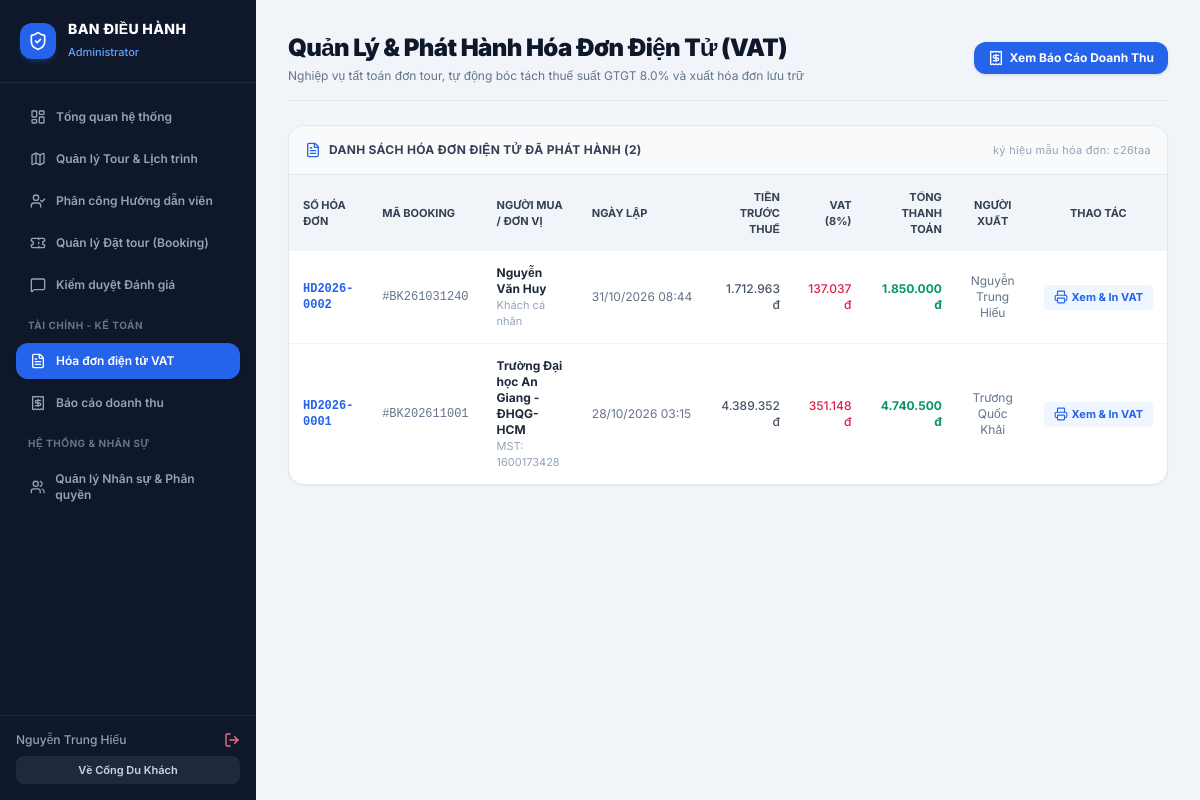
The app's page /modules/accounting/invoices_list.php (signed in) with its own data.
### tables this page shows
CREATE TABLE IF NOT EXISTS `invoices` (
  `invoice_id` int NOT NULL AUTO_INCREMENT,
  `booking_id` int NOT NULL COMMENT 'Liên kết đơn đặt tour',
  `invoice_number` varchar(30) NOT NULL COMMENT 'Số hóa đơn (VD: HD2026-0001)',
  `invoice_series` varchar(20) NOT NULL DEFAULT 'C26TAA' COMMENT 'Ký hiệu mẫu hóa đơn',
  `issue_date` timestamp NULL DEFAULT CURRENT_TIMESTAMP COMMENT 'Ngày lập hóa đơn',
  `buyer_name` varchar(150) NOT NULL COMMENT 'Tên người mua / Đại diện đoàn',
  `company_name` varchar(255) DEFAULT NULL COMMENT 'Tên đơn vị / Cơ quan cần xuất hóa đơn VAT',
  `tax_code` varchar(30) DEFAULT NULL COMMENT 'Mã số thuế doanh nghiệp',
  `company_address` varchar(255) DEFAULT NULL COMMENT 'Địa chỉ cơ quan theo ĐKKD',
  `buyer_email` varchar(100) NOT NULL COMMENT 'Email nhận hóa đơn điện tử',
  `payment_method` enum('Chuyển khoản','Tiền mặt','VNPAY','Thẻ tín dụng') DEFAULT 'Chuyển khoản',
  `subtotal_amount` decimal(12,0) NOT NULL COMMENT 'Tổng tiền trước thuế',
  `vat_rate` decimal(4,1) DEFAULT '8.0' COMMENT 'Thuế suất VAT (%) (VD: 8% hoặc 10%)',
  `vat_amount` decimal(12,0) NOT NULL COMMENT 'Tiền thuế VAT',
  `total_amount` decimal(12,0) NOT NULL COMMENT 'Tổng cộng tiền thanh toán',
  `status` enum('Đã phát hành','Chờ duyệt','Đã hủy') DEFAULT 'Đã phát hành',
  `created_by` int DEFAULT NULL COMMENT 'Nhân viên kế toán xuất hóa đơn',
  PRIMARY KEY (`invoice_id`),
  UNIQUE KEY `invoice_number` (`invoice_number`),
  KEY `booking_id` (`booking_id`),
  KEY `created_by` (`created_by`)
);

CREATE TABLE IF NOT EXISTS `bookings` (
  `booking_id` int NOT NULL AUTO_INCREMENT,
  `booking_code` varchar(20) NOT NULL COMMENT 'Mã đơn: BK202611001',
  `departure_id` int NOT NULL,
  `customer_id` int NOT NULL,
  `promotion_id` int DEFAULT NULL,
  `booking_date` timestamp NULL DEFAULT CURRENT_TIMESTAMP,
  `num_adults` int NOT NULL DEFAULT '1',
  `num_children` int NOT NULL DEFAULT '0',
  `num_infants` int NOT NULL DEFAULT '0',
  `subtotal` decimal(12,0) NOT NULL,
  `discount_amount` decimal(12,0) DEFAULT '0',
  `total_amount` decimal(12,0) NOT NULL,
  `paid_amount` decimal(12,0) DEFAULT '0',
  `payment_status` enum('Chưa thanh toán','Đã đặt cọc','Đã thanh toán đủ','Đã hoàn tiền') DEFAULT 'Chưa thanh toán',
  `booking_status` enum('Chờ duyệt','Đã xác nhận','Đang đi tour','Hoàn tất','Đã hủy') DEFAULT 'Chờ duyệt',
  `special_notes` text COMMENT 'Yêu cầu ăn chay, ghế ngồi phía trước...',
  `is_rewarded` tinyint(1) NOT NULL DEFAULT '0' COMMENT '1: Đã cộng điểm thưởng tích lũy',
  PRIMARY KEY (`booking_id`),
  UNIQUE KEY `booking_code` (`booking_code`),
  KEY `departure_id` (`departure_id`),
  KEY `promotion_id` (`promotion_id`),
  KEY `idx_bookings_customer` (`customer_id`),
  KEY `idx_bookings_status` (`booking_status`,`payment_status`)
);

### modules/accounting/invoices_list.php (the view, shortened to what this page needs)
<?php
require_once __DIR__ . '/../../config/database.php';
$sqlInvoices = "SELECT i.*, b.booking_code,
                       (SELECT u.fullname FROM users u WHERE u.user_id = i.created_by) AS accountant_name
                FROM invoices i, bookings b
                WHERE i.booking_id = b.booking_id
                ORDER BY i.invoice_id DESC";
$invoices = $pdo->query($sqlInvoices)->fetchAll();
include '../../includes/header.php';
?>
<div class="flex min-h-screen bg-slate-100">
    <?php include '../../includes/admin_sidebar.php'; ?>
    <main class="flex-1 p-8 space-y-6 overflow-y-auto">
        <div class="flex flex-col sm:flex-row sm:items-center sm:justify-between gap-4 border-b border-slate-200 pb-4">
            <div>
                <h1 class="text-2xl font-black text-slate-900 tracking-tight">Quản Lý & Phát Hành Hóa Đơn Điện Tử (VAT)</h1>
                <p class="text-xs text-slate-500 mt-1">Nghiệp vụ tất toán đơn tour, tự động bóc tách thuế suất GTGT 8.0% và xuất hóa đơn lưu trữ</p>
            </div>
            <a href="<?= BASE_URL ?>modules/accounting/revenue_report.php" class="bg-blue-600 hover:bg-blue-700 text-white font-bold text-xs px-3.5 py-2 rounded-xl transition shadow flex items-center gap-1.5">
                <i data-lucide="receipt" class="w-4 h-4"></i> Xem Báo Cáo Doanh Thu
            </a>
        </div>
        <div class="bg-white rounded-2xl shadow-sm border border-slate-200 overflow-hidden">
            <div class="p-4 bg-slate-50 border-b border-slate-200 font-bold text-xs text-slate-700 uppercase tracking-wide flex items-center justify-between">
                <span class="flex items-center gap-2">
                    <i data-lucide="file-text" class="w-4 h-4 text-blue-600"></i> Danh Sách Hóa Đơn Điện Tử Đã Phát Hành (<?= count($invoices) ?>)
                </span>
                <span class="text-slate-400 font-normal lowercase text-[11px]">Ký hiệu mẫu hóa đơn: C26TAA</span>
            </div>
            <div class="overflow-x-auto">
                <table class="w-full text-left text-xs text-slate-600">
                    <thead class="bg-slate-100 text-slate-700 uppercase font-bold text-[11px]">
                        <tr>
                            <th class="p-3.5">Số Hóa Đơn</th>
                            <th class="p-3.5">Mã Booking</th>
                            <th class="p-3.5">Người Mua / Đơn Vị</th>
                            <th class="p-3.5">Ngày Lập</th>
                            <th class="p-3.5 text-right">Tiền Trước Thuế</th>
                            <th class="p-3.5 text-right">VAT (8%)</th>
                            <th class="p-3.5 text-right">Tổng Thanh Toán</th>
                            <th class="p-3.5 text-center">Người Xuất</th>
                            <th class="p-3.5 text-center">Thao Tác</th>
                        </tr>
                    </thead>
                    <tbody class="divide-y divide-slate-100">
                        <?php foreach ($invoices as $inv): ?>
                            <tr class="hover:bg-slate-50 transition">
                                <td class="p-3.5 font-bold font-mono text-blue-600"><?= $inv['invoice_number'] ?></td>
                                <td class="p-3.5 font-mono text-slate-500">#<?= $inv['booking_code'] ?></td>
                                <td class="p-3.5">
                                    <strong class="text-slate-800 block"><?= htmlspecialchars($inv['company_name'] ?: $inv['buyer_name']) ?></strong>
                                    <span class="text-slate-400 text-[11px]"><?= $inv['tax_code'] ? 'MST: ' . htmlspecialchars($inv['tax_code']) : 'Khách cá nhân' ?></span>
                                </td>
                                <td class="p-3.5 text-slate-500 whitespace-nowrap"><?= date('d/m/Y H:i', strtotime($inv['issue_date'])) ?></td>
                                <td class="p-3.5 text-right font-medium"><?= number_format($inv['subtotal_amount'], 0, ',', '.') ?> đ</td>
                                <td class="p-3.5 text-right text-rose-600 font-medium"><?= number_format($inv['vat_amount'], 0, ',', '.') ?> đ</td>
                                <td class="p-3.5 text-right font-bold text-emerald-600"><?= number_format($inv['total_amount'], 0, ',', '.') ?> đ</td>
                                <td class="p-3.5 text-center text-slate-500"><?= htmlspecialchars($inv['accountant_name'] ?? 'Admin') ?></td>
                                <td class="p-3.5 text-center whitespace-nowrap">
                                    <a href="<?= BASE_URL ?>modules/accounting/invoice_detail.php?id=<?= $inv['invoice_id'] ?>" target="_blank"
                                       class="inline-flex items-center gap-1 bg-blue-50 text-blue-600 hover:bg-blue-600 hover:text-white px-2.5 py-1 rounded text-[11px] font-bold transition shadow-sm">
                                        <i data-lucide="printer" class="w-3.5 h-3.5"></i> Xem & In VAT
                                    </a>
                                </td>
                            </tr>
                        <?php endforeach; ?>
                    </tbody>
                </table>
            </div>
        </div>
    </main>
</div>
</body>
</html>

### includes/header.php (style rules this page uses)
body { font-family: 'Inter', sans-serif; }

### records on screen
invoices: invoice_number "HD2026-0002", booking.booking_code "BK261031240", company_name "Nguyễn Văn Huy", tax_code "Khách cá nhân", issue_date "31/10/2026 08:44", subtotal_amount "1.712.963", vat_amount "137.037", total_amount "1.850.000", accountant_name "Nguyễn Trung Hiếu"
invoices: invoice_number "HD2026-0001", booking.booking_code "BK202611001", company_name "Trường Đại học An Giang - ĐHQG-HCM", tax_code "1600173428", issue_date "28/10/2026 03:15", subtotal_amount "4.389.352", vat_amount "351.148", total_amount "4.740.500", accountant_name "Trương Quốc Khải"

### other values on screen
$u['role_name'] "Administrator"
$u['fullname'] "Nguyễn Trung Hiếu"
count($invoices) "2"
